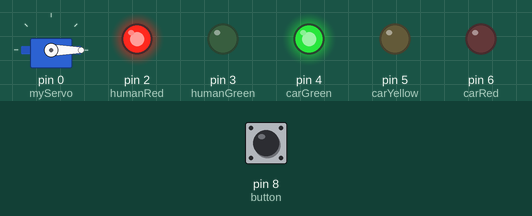
A sketch run on a simulated Arduino Uno, built with avr-gcc and run on an emulated ATmega328P. On the bench: servo, output pins drawn as LEDs (lit = HIGH). The test bench sets the inputs (shaded band); at power-on: pin 8 (button) HIGH.

Above: at 1.2 s.
1.3 s: pin 8 (button) pulled LOW for 0.15 s
At 4.2 s:
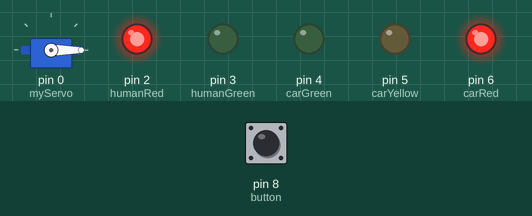
At 5.7 s:
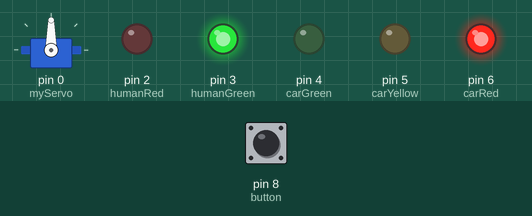
Timing chart, 0 to 14.8 s (numbered marks = the images above; inputs shaded):
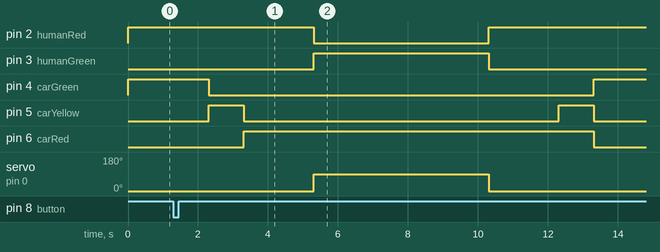

The sketch:

TrafficLight.ino
```cpp
#include <Servo.h>

Servo myServo;

const int carRed = 6;
const int carYellow = 5;
const int carGreen = 4;

const int humanRed = 2;
const int humanGreen = 3;
const int button = 8;

void setup() {
  pinMode(carRed, OUTPUT);
  pinMode(carYellow, OUTPUT);
  pinMode(carGreen, OUTPUT);
  pinMode(humanRed, OUTPUT);
  pinMode(humanGreen, OUTPUT);
  pinMode(button, INPUT);

  // State 3
  digitalWrite(carGreen, HIGH);
  digitalWrite(humanRed, HIGH);

  // Servo-setup
  myServo.attach(0);
  myServo.write(0);
}

void loop() {
  // If the button is clicked
  if (digitalRead(button) == 0) {
    // Click button, wait one second

    traverse();
  }
}

void traverse() {
  // Initial wait
  delay(1000);

  // Yellow for cars
  stateFour();

  // Wait 1s on yellow
  delay(1000);

  // Red for cars
  stateOne();

  // Wait 2s for ped-green
  delay(2000);
  pedWalk();

  // Ped walk 5s
  delay(5000);

  pedStop();

  // Reset after 2s
  delay(2000);
  stateTwo();

  delay(1000);
  stateThree();
}

void stateFour() {
  digitalWrite(carGreen, LOW);
  digitalWrite(carYellow, HIGH);
}

void stateTwo() {
  digitalWrite(carYellow, HIGH);
}

void stateThree() {
  digitalWrite(carGreen, HIGH);
  digitalWrite(carYellow, LOW);
  digitalWrite(carRed, LOW);
}

void stateOne() {
  digitalWrite(carYellow, LOW);
  digitalWrite(carRed, HIGH);
}

void pedWalk() {
  digitalWrite(humanRed, LOW);
  digitalWrite(humanGreen, HIGH);
  myServo.write(90);
}

void pedStop() {
  digitalWrite(humanGreen, LOW);
  digitalWrite(humanRed, HIGH);
  myServo.write(0);
}
```

Measured:
- after the input at 1.3 s, pin 2 (humanRed): HIGH → LOW after 4.0 s, → HIGH 5.0 s later; pin 3 (humanGreen): LOW → HIGH after 4.0 s, → LOW 5.0 s later
